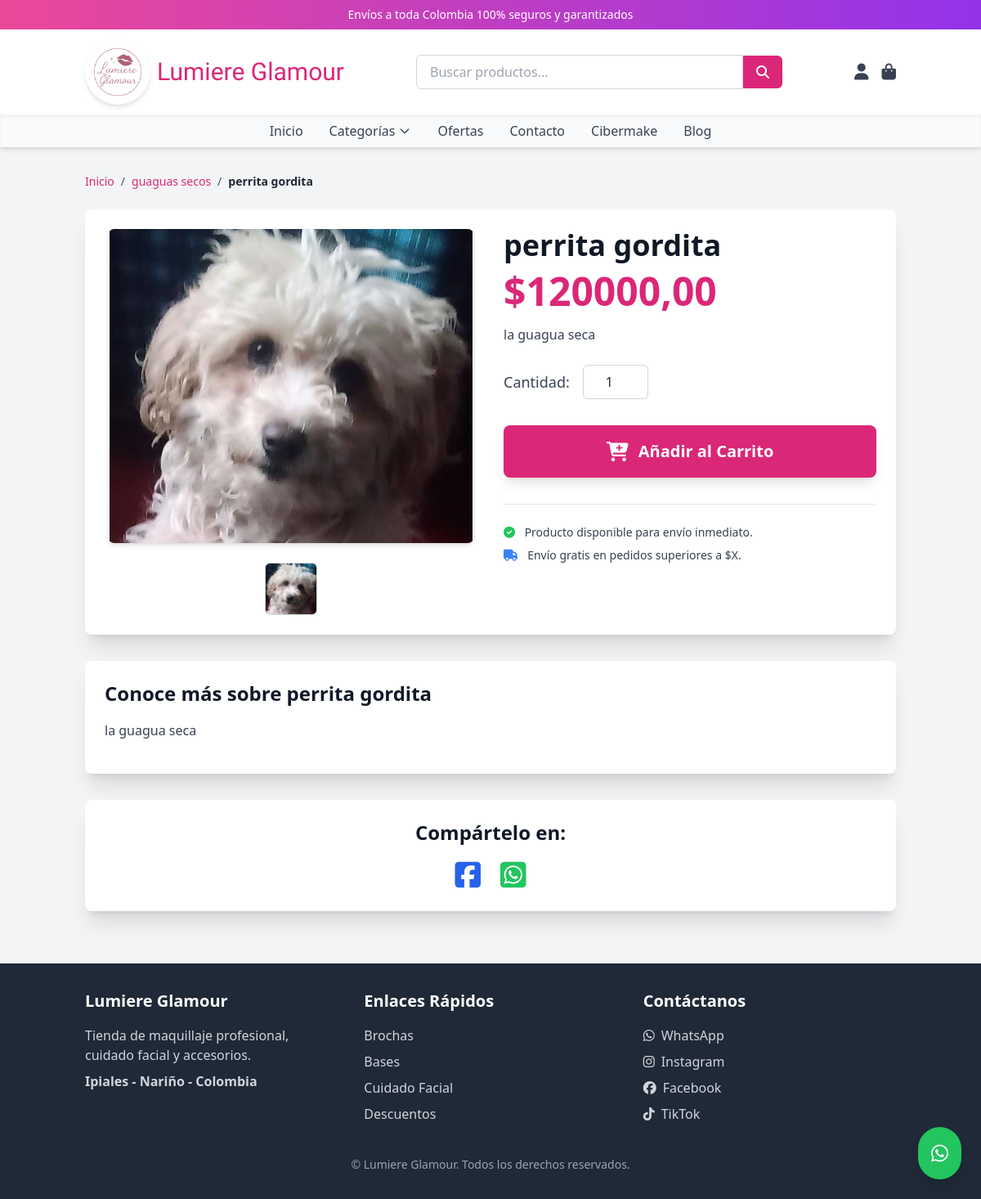
The page /producto/1/ on the database its author committed.
### store/models.py (models this page shows, shortened)
class Producto(models.Model):
    nombre = models.CharField(max_length=200)
    slug = models.SlugField(unique=True, blank=True)
    descripcion = models.TextField(blank=True, null=True) # Descripción corta
    long_description = RichTextField(blank=True, null=True, verbose_name="Descripción Larga (con formato)")
    precio = models.DecimalField(max_digits=10, decimal_places=2)
    descuento = models.DecimalField(max_digits=5, decimal_places=2, default=0.00, help_text="Porcentaje de descuento (ej. 0.10 para 10%)")
    imagen = models.ImageField(upload_to='productos/', blank=True, null=True) # Imagen principal
    categoria = models.ForeignKey(Categoria, on_delete=models.SET_NULL, null=True, blank=True)
    subcategoria = models.ForeignKey(SubCategoria, on_delete=models.SET_NULL, null=True, blank=True)
    is_active = models.BooleanField(default=True)
    fecha_creacion = models.DateTimeField(auto_now_add=True) # Renombrado de created_at
    ultima_actualizacion = models.DateTimeField(auto_now=True) # Renombrado de updated_at
    stock = models.IntegerField(default=0) # Tu campo stock
    class Meta:
        verbose_name = "Producto"
        verbose_name_plural = "Productos"
        ordering = ['-fecha_creacion'] # Ordena por fecha de creación
    def get_precio_final(self):
        precio_decimal = Decimal(self.precio)
        descuento_decimal = Decimal(self.descuento)
        if descuento_decimal > 0 and descuento_decimal <= 1: # Asegura que el descuento sea un porcentaje válido
            return precio_decimal * (1 - descuento_decimal)
        return precio_decimal

class Categoria(models.Model):
    nombre = models.CharField(max_length=100, unique=True)
    slug = models.SlugField(unique=True, blank=True)
    class Meta:
        verbose_name = "Categoría" # Mejorado para singular
        verbose_name_plural = "Categorías" # Mejorado para plural

### store/views.py (the view)
# urls.py: path('producto/<int:producto_id>/', views.producto_detalle, name='producto_detalle'),
def producto_detalle(request, producto_id):
    producto = get_object_or_404(Producto, id=producto_id)
    context = get_common_context()
    context['producto'] = producto
    return render(request, 'store/producto.html', context)

### store/views.py (called while the page is built)
def get_common_context():
    categorias = Categoria.objects.prefetch_related('subcategorias').all()
    menu_items = MenuItem.objects.all().order_by('order')
    whatsapp_setting = SiteSetting.objects.filter(key='whatsapp_number').first()
    whatsapp_number_value = whatsapp_setting.value if whatsapp_setting else '573007221200' # Número por defecto
    return {
        'categorias': categorias,
        'menu_items': menu_items,
        'whatsapp_number': whatsapp_number_value,
    }

### store/templates/store/producto.html (shortened to what this page needs)
{% load static %}
<!DOCTYPE html>
<html lang="es">
<head>
    <script src="https://cdn.tailwindcss.com"></script>
    <link rel="stylesheet" href="https://cdnjs.cloudflare.com/ajax/libs/font-awesome/6.5.0/css/all.min.css">
</head>
<body class="bg-gray-100 font-inter text-gray-800">
    <header class="bg-white shadow-md sticky top-0 z-50">
        <div class="bg-gradient-to-r from-pink-500 to-purple-600 text-white text-center text-sm py-2 px-4">
            <span>Envíos a toda Colombia 100% seguros y garantizados</span>
        </div>
        <div class="container mx-auto px-4 py-3 flex justify-between items-center">
            <a href="{% url 'home' %}" class="flex items-center space-x-2">
                <img src="{% static 'img/logo.png' %}" alt="Lumière Glamour Logo" class="h-20 w-auto rounded-full shadow-md">
                <span class="text-3xl font-great-vibes text-pink-600 hover:text-pink-700 transition duration-300">
                    Lumiere Glamour
                </span>
            </a>
            <form action="{% url 'home' %}" method="get" class="hidden md:flex items-center flex-grow max-w-md mx-4">
                <input type="text" name="q" placeholder="Buscar productos..."
                       class="w-full px-4 py-2 border border-gray-300 rounded-l-md focus:outline-none focus:ring-2 focus:ring-pink-500"
                       value="{{ request.GET.q|default:'' }}">
                <button type="submit" class="bg-pink-600 text-white px-4 py-2 rounded-r-md hover:bg-pink-700 transition duration-300">
                    <i class="fas fa-search"></i>
                </button>
            </form>
            <div class="hidden md:flex items-center space-x-4">
                <a href="#" class="text-gray-700 hover:text-pink-600 transition duration-300" title="Mi Cuenta">
                    <i class="fas fa-user text-xl"></i>
                </a>
                <a href="#" class="relative text-gray-700 hover:text-pink-600 transition duration-300" title="Mi Carrito" onclick="openCartModal()">
                    <i class="fas fa-shopping-bag text-xl"></i>
                </a>
            </div>
        </div>
        <nav class="hidden md:flex justify-center py-2 bg-gray-50 shadow-inner">
            <ul class="flex space-x-8">
                <li><a href="{% url 'home' %}" class="text-gray-700 hover:text-pink-600 font-medium transition duration-300">Inicio</a></li>
                <li class="relative group">
                    <button class="flex items-center text-gray-700 hover:text-pink-600 font-medium transition duration-300 focus:outline-none">
                        Categorías
                        <svg class="ml-1 w-4 h-4" fill="none" stroke="currentColor" viewBox="0 0 24 24"><path stroke-linecap="round" stroke-linejoin="round" stroke-width="2" d="M19 9l-7 7-7-7"></path></svg>
                    </button>
                </li>
                {% if menu_items %}
                    {% for item in menu_items %}
                        <li><a href="{{ item.url }}" class="text-gray-700 hover:text-pink-600 font-medium transition duration-300">{{ item.nombre }}</a></li>
                    {% endfor %}
                {% else %}
                    <li><a href="#" class="text-gray-700 hover:text-pink-600 font-medium transition duration-300">Ofertas</a></li>
                    <li><a href="#" class="text-gray-700 hover:text-pink-600 font-medium transition duration-300">Contacto</a></li>
                    <li><a href="#" class="text-gray-700 hover:text-pink-600 font-medium transition duration-300">Cibermake</a></li>
                    <li><a href="#" class="text-gray-700 hover:text-pink-600 font-medium transition duration-300">Blog</a></li>
                {% endif %}
            </ul>
        </nav>
    </header>
    <main class="container mx-auto px-4 py-8">
        <nav class="text-sm text-gray-600 mb-6">
            <ol class="list-none p-0 inline-flex">
                <li class="flex items-center">
                    <a href="{% url 'home' %}" class="text-pink-600 hover:underline">Inicio</a>
                    <span class="mx-2">/</span>
                </li>
                {% if producto.categoria %}
                    <li class="flex items-center">
                        <a href="{% url 'home' %}?categoria={{ producto.categoria.id }}" class="text-pink-600 hover:underline">{{ producto.categoria.nombre }}</a>
                        <span class="mx-2">/</span>
                    </li>
                {% endif %}
                <li class="text-gray-800 font-semibold">{{ producto.nombre }}</li>
            </ol>
        </nav>
        <div class="bg-white rounded-lg shadow-xl p-6 flex flex-col md:flex-row gap-8">
            <div class="md:w-1/2 flex flex-col items-center">
                <div class="w-full max-w-md h-96 flex items-center justify-center overflow-hidden rounded-lg shadow-md mb-4">
                    {% if producto.imagen %}
                        <img src="{{ producto.imagen.url }}" alt="{{ producto.nombre }}" class="max-w-full max-h-full object-contain" id="main-product-image">
                    {% else %}
                        <img src="{% static 'img/sin_imagen.jpg' %}" alt="Sin imagen" class="max-w-full max-h-full object-contain" id="main-product-image">
                    {% endif %}
                </div>
                <div class="flex space-x-2 mt-2">
                    {% if producto.imagen %}
                        <img src="{{ producto.imagen.url }}" alt="{{ producto.nombre }} principal" class="w-16 h-16 object-cover rounded-md border border-gray-300 cursor-pointer hover:border-pink-500 transition" onclick="changeMainImage('{{ producto.imagen.url }}')">
                    {% endif %}
                </div>
            </div>
            <div class="md:w-1/2 flex flex-col">
                <h1 class="text-4xl font-bold text-gray-900 mb-3">{{ producto.nombre }}</h1>
                <div class="flex items-baseline mb-4">
                    <span class="text-5xl font-extrabold text-pink-600 mr-4">${{ producto.get_precio_final|floatformat:2 }}</span>
                </div>
                <p class="text-gray-700 mb-6 leading-relaxed">{{ producto.descripcion|default_if_none:"No hay descripción disponible." }}</p>
                <div class="flex items-center space-x-4 mb-8">
                    <label for="quantity" class="text-lg font-medium text-gray-700">Cantidad:</label>
                    <input type="number" id="quantity" value="1" min="1" class="w-20 px-3 py-2 border border-gray-300 rounded-md focus:outline-none focus:ring-2 focus:ring-pink-500 text-center">
                </div>
                <button id="add-to-cart-button-detail"
                        class="w-full bg-pink-600 text-white py-4 px-6 rounded-lg font-semibold text-xl hover:bg-pink-700 transition duration-300 flex items-center justify-center space-x-3 shadow-lg hover:shadow-xl"
                        data-product-id="{{ producto.id }}"
                        data-product-name="{{ producto.nombre }}"
                        data-product-price="{{ producto.get_precio_final|floatformat:2 }}">
                    <i class="fas fa-cart-plus text-2xl"></i>
                    <span>Añadir al Carrito</span>
                </button>
                <div class="mt-8 border-t border-gray-200 pt-6">
                    <p class="text-gray-700 text-sm mb-2">
                        <i class="fas fa-check-circle text-green-500 mr-2"></i> Producto disponible para envío inmediato.
                    </p>
                    <p class="text-gray-700 text-sm">
                        <i class="fas fa-truck text-blue-500 mr-2"></i> Envío gratis en pedidos superiores a $X.
                    </p>
                </div>
            </div>
        </div>
        <div class="bg-white rounded-lg shadow-xl p-6 mt-8">
            <h2 class="text-2xl font-bold text-gray-900 mb-4">Conoce más sobre {{ producto.nombre }}</h2>
            <div class="prose max-w-none text-gray-700 leading-relaxed ck-content">
                {% if producto.long_description %}
                    {{ producto.long_description|safe }}
                {% else %}
                    <p>{{ producto.descripcion|default_if_none:"No hay descripción detallada disponible." }}</p>
                {% endif %}
            </div>
        </div>
        <div class="bg-white rounded-lg shadow-xl p-6 mt-8 text-center">
            <h2 class="text-2xl font-bold text-gray-900 mb-4">Compártelo en:</h2>
            <div class="flex justify-center space-x-6">
                <a href="https://www.facebook.com/sharer/sharer.php?u={{ request.build_absolute_uri }}" target="_blank" class="text-blue-600 hover:text-blue-800 transition transform hover:scale-110" title="Compartir en Facebook">
                    <i class="fab fa-facebook-square text-4xl"></i>
                </a>
                <a href="https://wa.me/?text={{ producto.nombre|urlencode }}%20-%20Mira%20este%20producto%3A%20{{ request.build_absolute_uri|urlencode }}" target="_blank" class="text-green-500 hover:text-green-700 transition transform hover:scale-110" title="Compartir en WhatsApp">
                    <i class="fab fa-whatsapp-square text-4xl"></i>
                </a>
            </div>
        </div>
    </main>
    <footer class="bg-gray-800 text-white py-8 mt-8">
        <div class="container mx-auto px-4 grid grid-cols-1 md:grid-cols-3 gap-8">
            <div class="footer-col text-center md:text-left">
                <h4 class="text-xl font-semibold mb-4">Lumiere Glamour</h4>
                <p class="text-gray-300">Tienda de maquillaje profesional, cuidado facial y accesorios.</p>
                <p class="text-gray-300 mt-2"><strong>Ipiales - Nariño - Colombia</strong></p>
            </div>
            <div class="footer-col text-center md:text-left">
                <h4 class="text-xl font-semibold mb-4">Enlaces Rápidos</h4>
                <ul>
                    <li class="mb-2"><a href="#" class="text-gray-300 hover:text-pink-500 transition duration-300">Brochas</a></li>
                    <li class="mb-2"><a href="#" class="text-gray-300 hover:text-pink-500 transition duration-300">Bases</a></li>
                    <li class="mb-2"><a href="#" class="text-gray-300 hover:text-pink-500 transition duration-300">Cuidado Facial</a></li>
                    <li class="mb-2"><a href="#" class="text-gray-300 hover:text-pink-500 transition duration-300">Descuentos</a></li>
                </ul>
            </div>
            <div class="footer-col text-center md:text-left">
                <h4 class="text-xl font-semibold mb-4">Contáctanos</h4>
               <div class="space-y-2">
    <a href="https://wa.me/573007221200"
        target="_blank"
        class="text-gray-300 hover:text-pink-500 transition duration-300 flex items-center justify-center md:justify-start"
        title="Enviar mensaje por WhatsApp">
        <i class="fab fa-whatsapp mr-2"></i> WhatsApp
    </a>
    <a href="https://www.instagram.com/lumiere_glamour_"
        target="_blank"
        class="text-gray-300 hover:text-pink-500 transition duration-300 flex items-center justify-center md:justify-start"
        title="Visitar Instagram">
        <i class="fab fa-instagram mr-2"></i> Instagram
    </a>
    <a href="https://www.facebook.com/share/16uFunJpCr/?mibextid=wwXIfr"
        target="_blank"
        class="text-gray-300 hover:text-pink-500 transition duration-300 flex items-center justify-center md:justify-start"
        title="Ir a nuestra página de Facebook">
        <i class="fab fa-facebook mr-2"></i> Facebook
    </a>
    <a href="https://www.tiktok.com/@lumiere.glamour3"
        target="_blank"
        class="text-gray-300 hover:text-pink-500 transition duration-300 flex items-center justify-center md:justify-start"
        title="Ver en TikTok">
        <i class="fab fa-tiktok mr-2"></i> TikTok
    </a>
</div>
            </div>
        </div>
        <p class="copyright text-center text-gray-400 text-sm mt-8">© {{ "now"|date:"Y" }} Lumiere Glamour. Todos los derechos reservados.</p>
    </footer>
    <a href="https://wa.me/{{ whatsapp_number|default:'573007221200' }}?text=Hola%2C%20tengo%20una%20consulta%20general."
       class="whatsapp-flotante fixed bottom-6 right-6 bg-green-500 text-white p-4 rounded-full shadow-lg hover:bg-green-600 transition duration-300 z-40"
       target="_blank" title="Escríbenos por WhatsApp (Consulta General)">
       <i class="fab fa-whatsapp text-2xl"></i>
    </a>
</body>
</html>

### store/templates/store/producto.html (style rules this page uses)
.font-great-vibes { font-family: 'Great Vibes', cursive; }
.ck-content p { margin-bottom: 1em; }

### rows shown on the page
Producto: categoria.nombre "guaguas secos", nombre "perrita gordita", imagen (picture), get_precio_final "120000,00", descripcion "la guagua seca"
